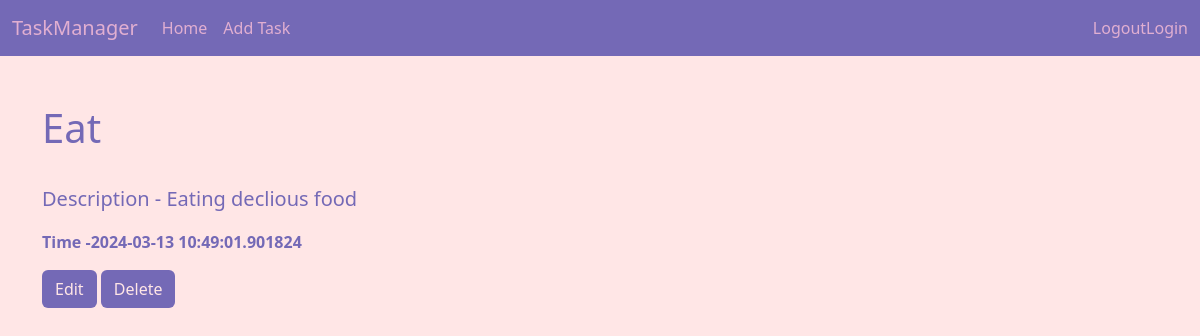
Screenshot of /single_task/8 with the database file from the repository.
### db/__init__.py (models this page shows, shortened)
class Task(Base):
    __tablename__="tasks"
    id=Column(Integer,primary_key=True)
    title=Column(String(100),nullable=False,index=True)
    description=Column(Text(),nullable=False)
    created_at = Column(DateTime, default=datetime.utcnow, nullable=False)
    user_id=Column(Integer(),ForeignKey("users.id"))

### app.py (the view)
@app.route('/single_task/<int:myid>')
def singleTask(myid):
    tasks=tsk.query.filter_by(id=myid).first()
    return render_template('single_task.html',tasks =tasks)

### app.py (called while the page is built)
@app.teardown_appcontext
def shutdown_session(exception=None):
    db_session.remove()

### templates/single_task.html (shortened to what this page needs)
{% extends 'index.html' %}
{% block content %}
<div class="single_task">
    <h1 class="s_task">{{tasks.title}}</h1>
    <p class="s_des"> Description - {{tasks.description}}</p>
    <p>
    <strong class="s_time">Time -{{tasks.created_at}}</strong></p>
    <a href="/update_task/{{tasks.id}}" class=" btn btn_s">Edit</a>
    <a href="/delete_task/{{tasks.id}}" class="btn btn_s">Delete</a>
</div>
{% endblock %}

### static/index.css (style rules this page uses)
* { margin: 0; padding: 0; }
body { background-color: #FFE6E6; }
body .single_task { color: #7469B6; }
body .s_des { font-size: 20px; }
body .btn_s { background-color: #7469B6; color: #FFE6E6; }

### rows the page displays
Task: title "Eat", description "Eating declious food", created_at "2024-03-13 10:49:01.901824"
